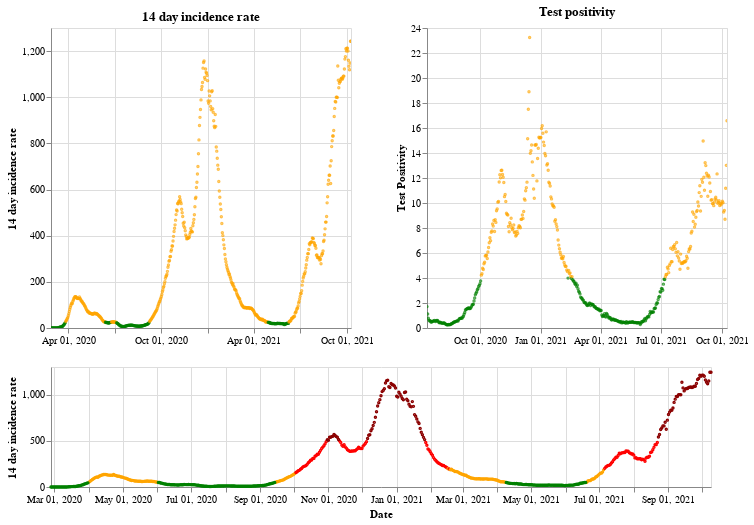

This figure's notebook cell:
### Markdown cell above
## Wales

### Code cell
plot_traffic_light('Wales')

### Figure 1 — Vega-Lite specification as saved in the notebook (floating-point values rounded to 4 significant figures; data arrays with more than 128 entries replaced by an {"elided": "..."} marker saying what was removed)
{"config": {"view": {"continuousWidth": 400, "continuousHeight": 300}}, "vconcat": [{"hconcat": [{"mark": {"type": "point", "size": 2}, "encoding": {"color": {"condition": {"value": "green", "test": "(datum.twoWeeklyCasesRate <= 25)"}, "value": "orange"}, "tooltip": [{"type": "nominal", "field": "areaName"}, {"type": "temporal", "field": "date"}, {"type": "quantitative", "field": "twoWeeklyCasesRate"}, {"type": "quantitative", "field": "testPositivity"}], "x": {"type": "temporal", "axis": {"title": ""}, "field": "date", "scale": {"domain": {"selection": "DateBrush"}}, "timeUnit": "yearmonthdate"}, "y": {"type": "quantitative", "axis": {"title": "14 day incidence rate"}, "field": "twoWeeklyCasesRate"}}, "title": "14 day incidence rate", "width": 300}, {"mark": {"type": "point", "size": 2}, "encoding": {"color": {"condition": {"value": "green", "test": "(datum.testPositivity <= 4)"}, "value": "orange"}, "tooltip": [{"type": "nominal", "field": "areaName"}, {"type": "temporal", "field": "date"}, {"type": "quantitative", "field": "twoWeeklyCasesRate"}, {"type": "quantitative", "field": "testPositivity"}], "x": {"type": "temporal", "axis": {"title": ""}, "field": "date", "scale": {"domain": {"selection": "DateBrush"}}, "timeUnit": "yearmonthdate"}, "y": {"type": "quantitative", "axis": {"title": "Test Positivity"}, "field": "testPositivity"}}, "title": "Test positivity", "width": 300}]}, {"layer": [{"mark": {"type": "point", "size": 2}, "encoding": {"color": {"condition": {"value": "orange", "test": "(((datum.testPositivity < 4) && (datum.twoWeeklyCasesRate >= 50)) && (datum.twoWeeklyCasesRate < 200))"}, "value": "red"}, "opacity": {"condition": {"value": 1, "test": "((datum.twoWeeklyCasesRate >= 50) && (datum.twoWeeklyCasesRate < 500))"}, "value": 0}, "tooltip": [{"type": "nominal", "field": "areaName"}, {"type": "temporal", "field": "date"}, {"type": "quantitative", "field": "twoWeeklyCasesRate"}, {"type": "quantitative", "field": "testPositivity"}], "x": {"type": "temporal", "axis": {"title": "Date"}, "field": "date", "timeUnit": "yearmonthdate"}, "y": {"type": "quantitative", "axis": {"title": "14 day incidence rate"}, "field": "twoWeeklyCasesRate"}}, "selection": {"DateBrush": {"type": "interval", "encodings": ["x"], "fields": ["Time"]}}}, {"mark": {"type": "point", "size": 2}, "encoding": {"color": {"value": "darkred"}, "opacity": {"condition": {"value": 1, "test": "(datum.twoWeeklyCasesRate >= 500)"}, "value": 0}, "tooltip": [{"type": "nominal", "field": "areaName"}, {"type": "temporal", "field": "date"}, {"type": "quantitative", "field": "twoWeeklyCasesRate"}, {"type": "quantitative", "field": "testPositivity"}], "x": {"type": "temporal", "axis": {"title": "Date"}, "field": "date", "timeUnit": "yearmonthdate"}, "y": {"type": "quantitative", "axis": {"title": "14 day incidence rate"}, "field": "twoWeeklyCasesRate"}}}, {"mark": {"type": "point", "size": 2}, "encoding": {"color": {"condition": {"value": "green", "test": "((datum.testPositivity < 4) && (datum.twoWeeklyCasesRate < 50))"}, "value": "orange"}, "opacity": {"condition": {"value": 1, "test": "(datum.twoWeeklyCasesRate < 50)"}, "value": 0}, "tooltip": [{"type": "nominal", "field": "areaName"}, {"type": "temporal", "field": "date"}, {"type": "quantitative", "field": "twoWeeklyCasesRate"}, {"type": "quantitative", "field": "testPositivity"}], "x": {"type": "temporal", "axis": {"title": "Date"}, "field": "date", "timeUnit": "yearmonthdate"}, "y": {"type": "quantitative", "axis": {"title": "14 day incidence rate"}, "field": "twoWeeklyCasesRate"}}}], "height": 120, "width": 660}], "data": {"name": "data-098c8198ad7ad4768329197a7c36d853"}, "$schema": "https://vega.github.io/schema/vega-lite/v4.8.1.json", "datasets": {"data-098c8198ad7ad4768329197a7c36d853": {"elided": "591 records"}}}
